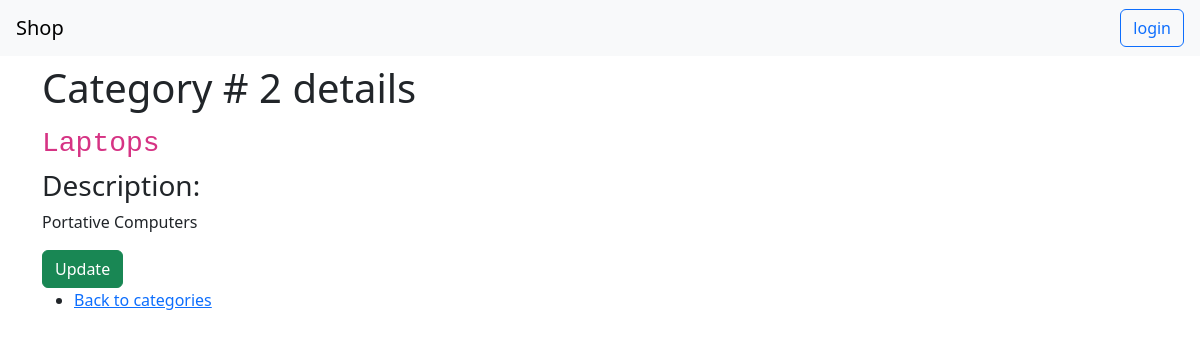
Screenshot of /shop/categories/2/ with the database file from the repository.
### shop/models.py (models this page shows, shortened)
class Category(models.Model):
    class Meta:
        verbose_name_plural = "Categories"
    name = models.CharField(max_length=20, unique=True,)
    description = models.CharField(max_length=200,)
    archived = models.BooleanField(default=False)

### shop/views.py (the view)
# urls.py: path("categories/<int:pk>/", CategoryDetailView.as_view(), name="category"),
class CategoryDetailView(DetailView):
    model = Category

### shop/templates/shop/category_detail.html (shortened to what this page needs)
{% extends 'base.html' %}
{% block body %}
    <h1>Category # {{ category.pk }} details</h1>
    <h2><code>{{ category.name }}</code></h2>
    <h3>Description:</h3>
    <p>{{ category.description }}</p>
    <div>
        <a class="btn btn-success" href="{% url 'shop:update-category' pk=category.pk %}">Update</a>
        <ul>
            <li>
                <a href="{% url 'shop:categories' %}">Back to categories</a>
            </li>
        </ul>
    </div>
{% endblock %}

### rows the page displays
Category: pk "2", name "Laptops", description "Portative Computers"
